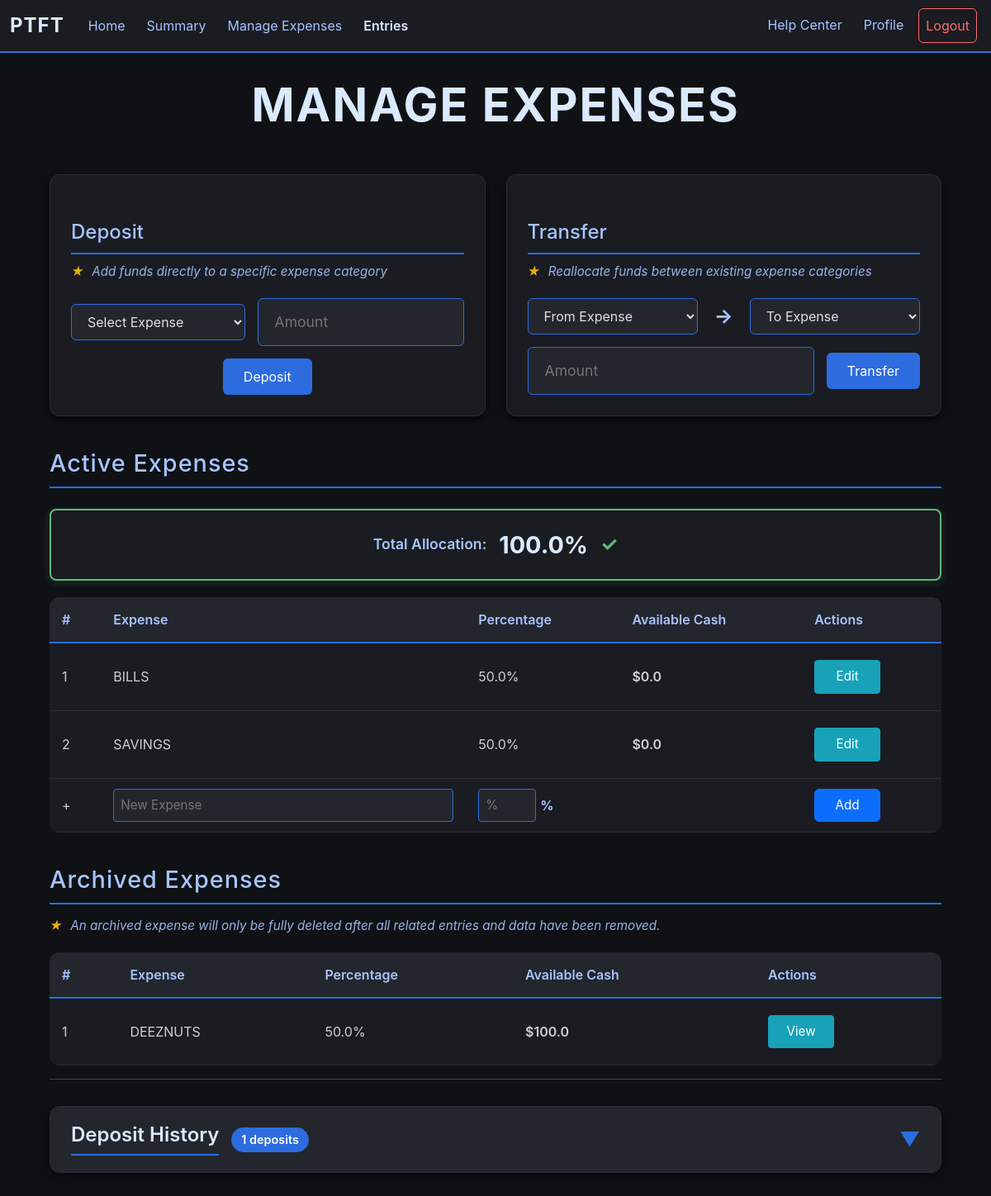
The app's page /expenses (signed in) with its own data.
### app/models.py (models this page shows, shortened)
class Expenses(db.Model):        #Stores all expense category per user
    id = db.Column(db.Integer, primary_key = True)
    user_id = db.Column(db.Integer, db.ForeignKey("user.id"))
    name = db.Column(db.String(25))
    percentage = db.Column(db.Float)
    status = db.Column(db.Boolean, default = True)      #Archive Status
    deleted = db.Column(db.Boolean, default = False)
    savings = db.Column(db.Float, default = 0.0)
    earnings = db.Column(db.Float, default = 0.0)
    spendings = db.Column(db.Float, default = 0.0)
    transferred = db.Column(db.Float, default = 0.0)
    balance = db.Column(db.Float, default = 0.0)
    credit_balance = db.Column(db.Float, default = 0.0)

### app/routes/expense.py (the view)
@expense.route("/expenses", methods = ["GET"])
def expenses():
    if helper.check_login():
        active_expenses = {}
        inactive_expenses = {}
        expense_data = {}       #Links expense id to total savings {expense_id: amount saved}
        snaps = Exp_Snap.query.filter_by(user_id = session["user_id"]).all()
        deposits = Transaction.query.filter_by(user_id = session["user_id"], deposit_status = True).all()
        expenses = Expenses.query.filter_by(user_id = session["user_id"]).all()
        for snap in snaps:      #Calculates net total from snapshots
            expense_data[snap.expense_id] = expense_data.get(snap.expense_id, 0.0) + (snap.expense_earnings - snap.total_spending)
        for deposit in deposits:        #Calculates total deposits per expense
            expense_data[deposit.expense_id] = expense_data.get(deposit.expense_id, 0.0) + deposit.amount
        for expense in expenses:        #Separates expense types between archived and unarchived
            if expense.status:
                active_expenses[expense] = round(expense_data.get(expense.id, 0.0), 2)
            else:
                inactive_expenses[expense] = round(expense_data.get(expense.id, 0.0), 2)
        allocation_check = [0, True]
        for expense in active_expenses:
            allocation_check[0] += expense.percentage
        if allocation_check[0] !=100:
            allocation_check[1] = False
        all_expenses = list(active_expenses.keys()) + list(inactive_expenses.keys())
        deposits = Transaction.query.filter_by(user_id = session["user_id"], deposit_status = True).all()
        return render_template("expenses.html", active_expenses = active_expenses, inactive_expenses = inactive_expenses, status = allocation_check, all_expenses = all_expenses, deposits = deposits)
    else:
        return redirect(url_for("user.login"))

### app/helper.py (called while the page is built)
def check_login():
    return "user_id" in session

### app/templates/expenses.html (shortened to what this page needs)
{% extends "budget_base.html"%}
{% block content %}
<div class="expense-container">
    <h1 class="main-title">MANAGE EXPENSES</h1>
    <div class="function-sections">
        {% if active_expenses %}
        <div class="function-section">
            <h2 class="function-title">Deposit</h2>
            <p class="function-helper-text"><span class="tip-star">★</span> Add funds directly to a specific expense category</p>
            <form action="/deposit" method="POST" class="inline-form">
                <select name="expense_id" required>
                    <option value="">Select Expense</option>
                </select>
                <div class="input-wrapper">
                    <input type="number" step="0.01" name="amount" placeholder="Amount" min="0" required>
                </div>
                <button type="submit" class="form-btn">Deposit</button>
            </form>
        </div>
        <div class="function-section">
            <h2 class="function-title">Transfer</h2>
            <p class="function-helper-text"><span class="tip-star">★</span> Reallocate funds between existing expense categories</p>
            <form action="/reallocate" method="POST" class="inline-form">
                <select name="from_expense" required>
                    <option value="">From Expense</option>
                </select>
                <span class="arrow">→</span>
                <select name="to_expense" required>
                    <option value="">To Expense</option>
                </select>
                <div class="input-wrapper">
                    <input type="number" step="0.01" name="amount" placeholder="Amount" min="0" required>
                </div>
                <button type="submit" class="form-btn">Transfer</button>
            </form>
        </div>
      {% endif %}
    </div>
    <h1 class="section-title">Active Expenses</h1>
    <div class="status-display-compact {% if status[1] %}status-perfect{% else %}status-error{% endif %}">
        <div class="status-compact-content">
            <span class="status-label">Total Allocation:</span>
            <span class="status-percentage-compact">{{status[0]}}%</span>
            {% if status[1] %}
                <span class="status-icon-compact perfect">✓</span>
            {% else %}
                <span class="status-icon-compact error">✗</span>
            {% endif %}
        </div>
    </div>
    <table class="expense-table">
        <thead>
            <tr>
                <th>#</th>
                <th>Expense</th>
                <th>Percentage</th>
                <th>Available Cash</th>
                <th>Actions</th>
            </tr>
        </thead>
        <tbody>
            {% for active_expense in active_expenses %}
            <tr class="log-row" data-row-id="active-{{active_expense.id}}">
                <td>{{loop.index}}</td>
                <td>
                    <div class="display-mode">
                        <span class="display-text">{{active_expense.name}}</span>
                    </div>
                </td>
                <td>
                    <div class="display-mode">
                        <span class="display-text">{{active_expense.percentage}}%</span>
                    </div>
                </td>
                <td class="cash-cell">${{active_expenses[active_expense]}}</td>
                <td>
                    <div class="display-mode">
                        <button class="btn btn-dark btn-info btn-sm edit-toggle-btn" onclick="toggleEdit('active-{{active_expense.id}}')">Edit</button>
                    </div>
                </td>
            </tr>
            {% endfor %}
            <tr class="add-row">
                <form action="/add_expense" method="POST">
                    <td>+</td>
                    <td><input type="text" name="expense_name" placeholder="New Expense" class="table-input" required></td>
                    <td>
                        <div class="percent-wrapper">
                            <input type="number" name="percent" placeholder="%" class="table-input percent-input" required>
                            <span class="percent-symbol">%</span>
                        </div>
                    </td>
                    <td></td>
                    <td><button type="submit" class="btn btn-primary">Add</button></td>
                </form>
            </tr>
        </tbody>
    </table>
    {% if inactive_expenses %}
    <h1 class="section-title">Archived Expenses</h1>
    <p class="function-helper-text"><span class="tip-star">★</span> An archived expense will only be fully deleted after all related entries and data have been removed.</p>
    <table class="expense-table">
        <thead>
            <tr>
                <th>#</th>
                <th>Expense</th>
                <th>Percentage</th>
                <th>Available Cash</th>
                <th>Actions</th>
            </tr>
        </thead>
        <tbody>
            {% for inactive_expense in inactive_expenses %}
            <tr class="log-row" data-row-id="inactive-{{inactive_expense.id}}">
                <td>{{loop.index}}</td>
                <td>
                    <div class="display-mode">
                        <span class="display-text">{{inactive_expense.name}}</span>
                    </div>
                </td>
                <td>
                    <div class="display-mode">
                        <span class="display-text">{{inactive_expense.percentage}}%</span>
                    </div>
                </td>
                <td class="cash-cell">${{inactive_expenses[inactive_expense]}}</td>
                <td>
                    <div class="display-mode">
                        <button class="btn btn-dark btn-info btn-sm edit-toggle-btn" onclick="toggleEdit('inactive-{{inactive_expense.id}}')">View</button>
                    </div>
                </td>
            </tr>
            {% endfor %}
        </tbody>
    </table>
    {% endif %}
    {% if deposits %}
    <hr class="section-divider">
    <div class="collapsible-section">
        <div class="collapsible-header" onclick="toggleSection(this)">
            <div class="collapsible-title-wrapper">
                <h2 class="collapsible-title">Deposit History</h2>
                <span class="item-count">{{ deposits|length }} deposits</span>
            </div>
            <span class="collapsible-arrow">▼</span>
        </div>
    </div>
    {% endif %}
</div>
{% endblock %}

### records on screen
Expenses: name "BILLS", percentage "50.0", active_expenses "0.0"
Expenses: name "SAVINGS", percentage "50.0", active_expenses "0.0"
Expenses: name "DEEZNUTS", percentage "50.0", inactive_expenses "100.0"

### other values on screen
{{ status[0] }} "100.0"
{{ deposits|length }} "1"
